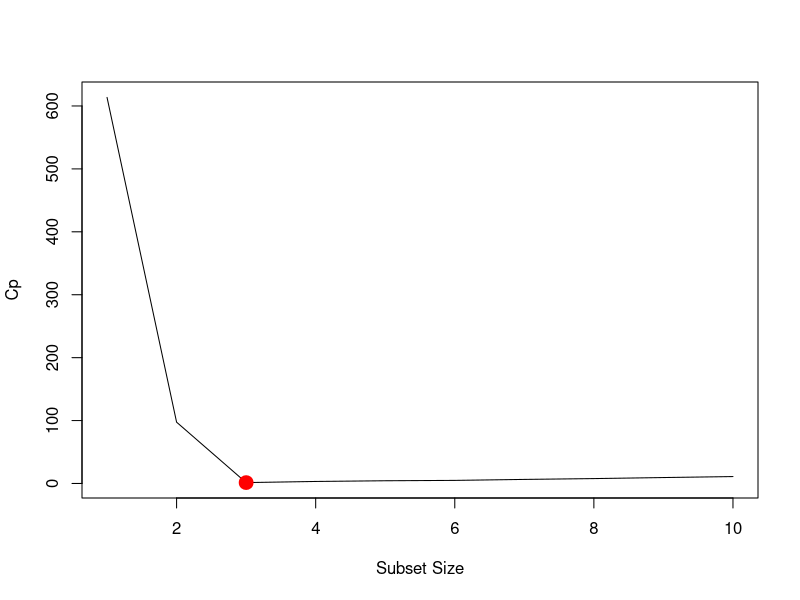
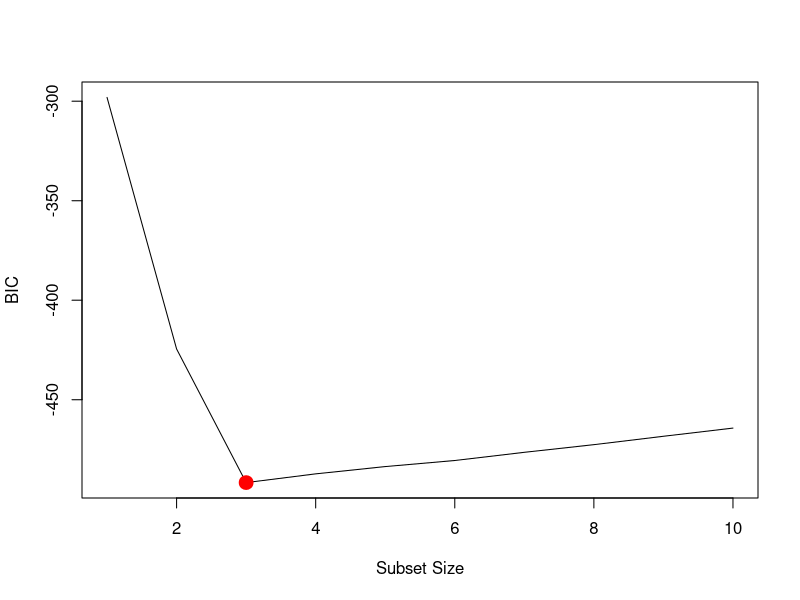
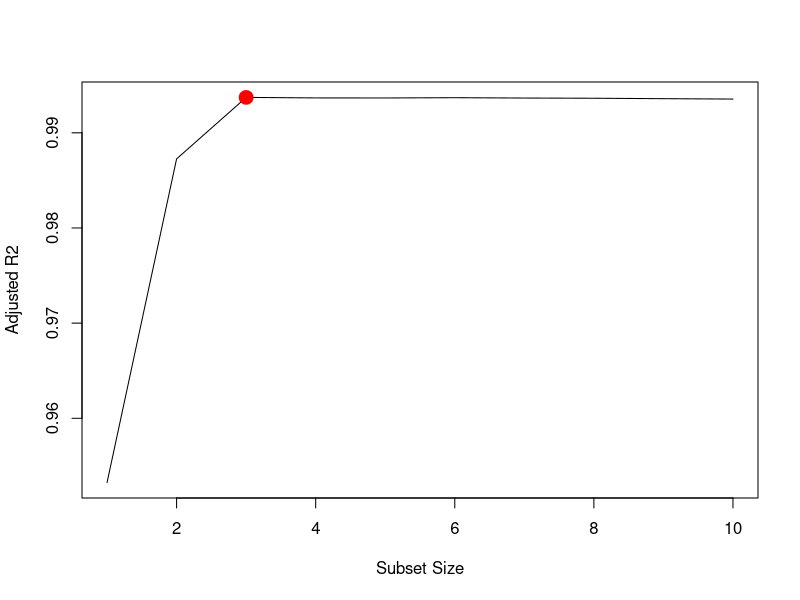
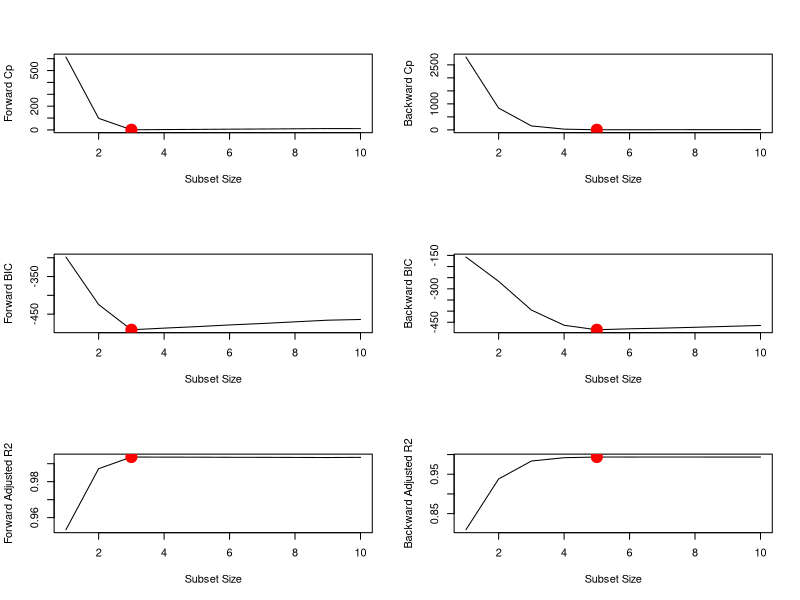
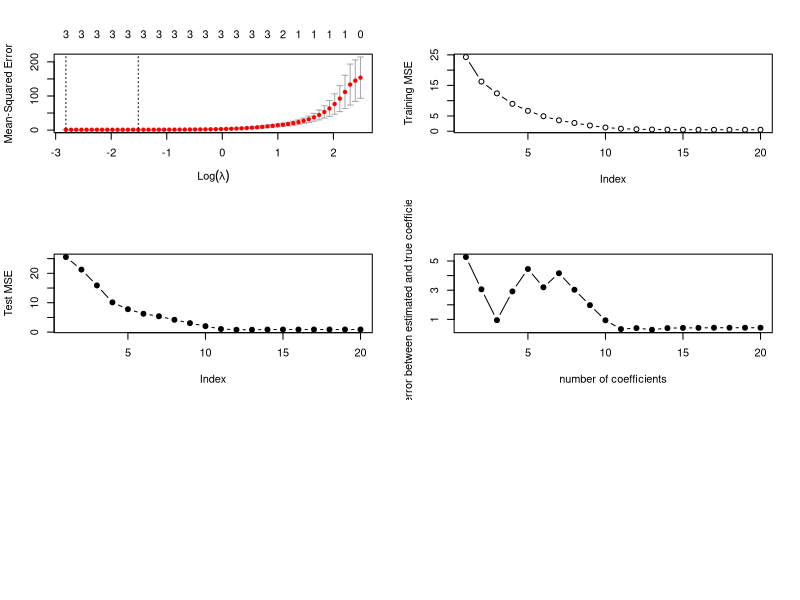

R code for these plots, in order:
## ---- chunk 1
## set seed for rnorm function
set.seed(10)

## rnorm simulates pseudo random variates from a  
## (standard) normal distribution
X    <- rnorm(100)
eps  <- rnorm(100)
## ---- chunk 2
## beta parameters
beta0 <-  2
beta1 <-  2
beta2 <- -2
beta3 <-  4

## Generate response vector Y
Y <- beta0 + beta1 * X + beta2 * X^2 + beta3 * X^3 + eps
## ---- chunk 3
## Install package leaps if needed
# install.packages("leaps")
options(warn=-1)

## Call the leaps package
library(leaps)

## Use data.frame() function to create single dataset of X and Y
data.full <- data.frame(y = Y, x = X)

## Use the regsubsets() function to perform best subset selection
mod.full  <- regsubsets(y ~ poly(x, 10, raw = TRUE), 
                        data  = data.full, 
                        nvmax = 10)

## Store results "printed" when using summary function
mod.summary <- summary(mod.full)

## Find the model size which minimizes Cp:
which.min(mod.summary$cp)

## Plot the Cp-values
plot(mod.summary$cp, 
     xlab = "Subset Size", 
     ylab = "Cp", 
     type = "l")
points(which.min(mod.summary$cp), 
       mod.summary$cp[3], 
       pch = 19, 
       col = "red", 
       lwd = 7)
## ---- chunk 4
# BIC
which.min(mod.summary$bic)

plot(mod.summary$bic, 
     xlab = "Subset Size", 
     ylab = "BIC", 
     type = "l")
points(which.min(mod.summary$bic), 
       mod.summary$bic[3], 
       pch = 19, 
       col = "red", 
       lwd = 7)
## ---- chunk 5
# adjr2
which.max(mod.summary$adjr2)

plot(mod.summary$adjr2, 
     xlab = "Subset Size", 
     ylab = "Adjusted R2", 
     type = "l")
points(which.max(mod.summary$adjr2), 
       mod.summary$adjr2[3], 
       pch = 19, 
       col = "red", 
       lwd = 7)
## ---- chunk 6
 round(coefficients(mod.full, id = 3), digits=2)
## ---- chunk 7
## Use the regsubsets() function to perform best subset selection 

## Forward Selection
mod.fwd <- regsubsets(y ~ poly(x, 10, raw = TRUE), 
                      data   = data.full, 
                      nvmax  = 10, 
                      method = "forward")

## Backward Selection
mod.bwd <- regsubsets(y ~ poly(x, 10, raw = TRUE), 
                      data   = data.full, 
                      nvmax  = 10, 
                      method = "backward")

## Store results
fwd.summary <- summary(mod.fwd)
bwd.summary <- summary(mod.bwd)

## Find the model size for best:
## Cp 
which.min(fwd.summary$cp) # forward
which.min(bwd.summary$cp) # backward

# BIC
which.min(fwd.summary$bic) # forward
which.min(bwd.summary$bic) # backward

# adjr2
which.max(fwd.summary$adjr2) # forward
which.max(bwd.summary$adjr2) # backward
## ---- chunk 8
# Plot the statistics
par(mfrow = c(3, 2))
#cp
plot(fwd.summary$cp, xlab = "Subset Size", ylab = "Forward Cp", type = "l")
points(which.min(fwd.summary$cp), min(fwd.summary$cp), pch = 19, col = "red", lwd = 7)
plot(bwd.summary$cp, xlab = "Subset Size", ylab = "Backward Cp", type = "l")
points(which.min(bwd.summary$cp), min(bwd.summary$cp), pch = 19, col = "red", lwd = 7)

## BIC
plot(fwd.summary$bic, xlab = "Subset Size", ylab = "Forward BIC", type = "l")
points(which.min(fwd.summary$bic), min(fwd.summary$bic), pch = 19, col = "red", lwd = 7)
plot(bwd.summary$bic, xlab = "Subset Size", ylab = "Backward BIC", type = "l")
points(which.min(bwd.summary$bic), min(bwd.summary$bic), pch = 19, col = "red", lwd = 7)

#adjr2
plot(fwd.summary$adjr2, xlab = "Subset Size", ylab = "Forward Adjusted R2", type = "l")
points(which.max(fwd.summary$adjr2), max(fwd.summary$adjr2), pch = 19, col = "red", lwd = 7)
plot(bwd.summary$adjr2, xlab = "Subset Size", ylab = "Backward Adjusted R2", type = "l")
points(which.max(bwd.summary$adjr2), max(bwd.summary$adjr2), pch = 19, col = "red", lwd = 7)
## ---- chunk 9
 round(coefficients(mod.fwd, id = 3), digits=2)
## ---- chunk 10
round(coefficients(mod.bwd, id = 5), digits=2)
## ---- chunk 11
## install.packages("glmnet")

## Load the glmnet package
library(glmnet)

## set seed
set.seed(10)

## Training Lasso on the data
xmat <- model.matrix(y ~ poly(x, 10, raw = TRUE), 
                     data = data.full)[, -1]

## Use cross-validation to select the optimal value of  lambda
mod.lasso <- cv.glmnet(xmat, Y, alpha = 1)

## Store and display lambda
best.lambda <- mod.lasso$lambda.min
best.lambda

## Plot
plot(mod.lasso)
## ---- chunk 12
## Next fit the model on entire data using the best lambda
best.model <- glmnet(xmat, Y, alpha = 1)
##
predict(best.model, 
        s    = best.lambda, 
        type = "coefficients") # print the coefficient estimates
## ---- chunk 13
## Create new beta7 value 
beta7     <- 2

## Model
Y         <- beta0 + beta7 * X^7 + eps

## Predict using regsubsets
data.full <- data.frame(y = Y, x = X)
mod.full  <- regsubsets(y ~ poly(x, 10, raw = TRUE), 
                        data  = data.full, 
                        nvmax = 10)

mod.summary <- summary(mod.full)

## Find the model size for best Cp, BIC and adjr2
which.min(mod.summary$cp)
which.min(mod.summary$bic)
which.max(mod.summary$adjr2)
## ---- chunk 14
round(coefficients(mod.full, id = 1), digits=2)
## ---- chunk 15
round(coefficients(mod.full, id = 10), digits=2)
## ---- chunk 16
xmat <- model.matrix(y ~ poly(x, 10, raw = TRUE), 
                     data = data.full)[, -1]

mod.lasso   <- cv.glmnet(xmat, Y, alpha = 1)
best.lambda <- mod.lasso$lambda.min
best.lambda
## ---- chunk 17
best.model  <- glmnet(xmat, Y, alpha = 1)
predict(best.model, 
        s    = best.lambda, 
        type = "coefficients")
## ---- chunk 18
## set seed for rnorm function
set.seed(10)

## select number of features
p  <- 20

## select number of observations
n   <- 1000

## rnorm simulates realizations of 
## random variates having a specified 
## normal distribution (here standard normal)
## x is a 1000x20 matrix
x   <- matrix(rnorm(n * p), n, p)
## B and eps are a 20x1 vector
B   <- rnorm(p)
eps <- rnorm(p)

## Set some elements of B equal to zero
B[3]  <- 0
B[4]  <- 0
B[9]  <- 0
B[10] <- 0
B[19] <- 0

## Generate the dependent variable Y realizations
y = x %*% B + eps
## ---- chunk 19
## set seed
set.seed(10)

## sample function takes a sample of the specified size (100) 
## from the elements of 1, 2, ..., 1000, without replacement
train   <- sample(x       = 1:1000, 
                  size    = 100, 
                  replace = FALSE)

## use the previously defined train vector to construct 
## training and testing data
y.train <- y[ train, ]
y.test  <- y[-train, ]
x.train <- x[ train, ]
x.test  <- x[-train, ]
## ---- chunk 20
## set seed
set.seed(10)

## call leaps package
library(leaps)

## nvmax - maximum size of subsets to examine
regfit.full <- regsubsets(y ~ ., 
                          data = data.frame(x = x.train, 
                                            y = y.train), 
                          nvmax = p)

## create storage vector
val.errors <- rep(NA, p)

## store column names
x_cols <- colnames(x, do.NULL = FALSE, prefix = "x.")

## loop over each subset p
for (i in 1:p) {
    ## store coefficients
    coefi <- coef(regfit.full, id = i)
    ## make prediction using training subset
    pred  <- as.matrix(x.train[, x_cols %in% names(coefi)]) %*% coefi[names(coefi) %in% x_cols]
    ## store MSE of the training subset
    val.errors[i] <- mean((y.train - pred)^2)
}

## Plot
plot(val.errors, 
     ylab = "Training MSE", 
     type = "b")
## ---- chunk 21
## create storage vector
val.errors <- rep(NA, p)

# loop over each subset p
for (i in 1:p) {
    ## store coefficients
    coefi <- coef(regfit.full, id = i)
    ## make prediction using testing subset
    pred  <- as.matrix(x.test[, x_cols %in% names(coefi)]) %*% coefi[names(coefi) %in% x_cols]
    ## store MSE of the testing subset
    val.errors[i] <- mean((y.test - pred)^2)
}

## Plot
plot(val.errors, ylab = "Test MSE", pch = 19, type = "b")
## ---- chunk 22
which.min(val.errors)
## ---- chunk 23
round(coef(regfit.full, id = which.min(val.errors)), digits=2)
## ---- chunk 24
## create storage vectors
val.errors <- rep(NA, p)
a          <- rep(NA, p)
b          <- rep(NA, p)

## loop over each subset p
for (i in 1:p) {
    ## store coefficients
    coefi <- coef(regfit.full, id = i)
    
    ## store number of coefficients excluding the intercept
    a[i] <- length(coefi) - 1
    
    ## compute what is asked in the question 
    b[i] <- sqrt(
        ## Compare estimation results vs true values for the 
        ## selected predictors 
        sum((B[x_cols %in% names(coefi)] - coefi[names(coefi) %in% x_cols])^2) + 
        ## Compare estimation results (=0) vs true values for the 
        ## **not** selected predictors
        sum(B[!(x_cols %in% names(coefi))] - 0 )^2)
}

## Plot
plot(x = a, y = b, 
     xlab = "number of coefficients", 
     ylab = "error between estimated and true coefficients", 
     pch  = 19, 
     type = "b")
## ---- chunk 25
which.min(b)
